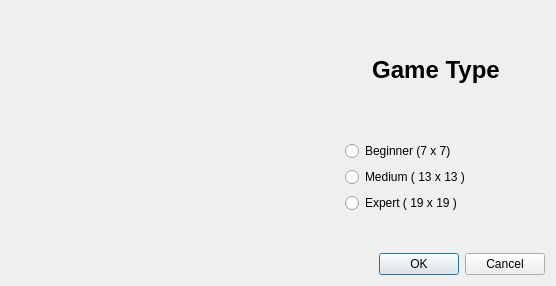
<?xml version="1.0" encoding="UTF-8"?>
<ui version="4.0">
 <class>GameSize</class>
 <widget class="QDialog" name="GameSize">
  <property name="geometry">
   <rect>
    <x>0</x>
    <y>0</y>
    <width>556</width>
    <height>286</height>
   </rect>
  </property>
  <property name="windowTitle">
   <string>Game Size</string>
  </property>
  <layout class="QVBoxLayout" name="verticalLayout">
   <item>
    <layout class="QHBoxLayout" name="horizontalLayout">
     <item>
      <widget class="QWidget" name="widget" native="true">
       <layout class="QHBoxLayout" name="horizontalLayout_4">
        <item>
         <layout class="QHBoxLayout" name="horizontalLayout_3">
          <item>
           <widget class="QWidget" name="main_widget" native="true">
            <property name="styleSheet">
             <string notr="true"/>
            </property>
           </widget>
          </item>
          <item>
           <widget class="QWidget" name="sidebar_widget" native="true">
            <property name="maximumSize">
             <size>
              <width>200</width>
              <height>16777215</height>
             </size>
            </property>
            <layout class="QVBoxLayout" name="verticalLayout_3">
             <item>
              <layout class="QVBoxLayout" name="verticalLayout_2">
               <item>
                <widget class="QLabel" name="logo">
                 <property name="maximumSize">
                  <size>
                   <width>16777215</width>
                   <height>50</height>
                  </size>
                 </property>
                 <property name="text">
                  <string>&lt;html&gt;&lt;head/&gt;&lt;body&gt;&lt;p align=&quot;center&quot;&gt;&lt;span style=&quot; font-size:18pt; font-weight:600;&quot;&gt;Game Type&lt;/span&gt;&lt;/p&gt;&lt;/body&gt;&lt;/html&gt;</string>
                 </property>
                </widget>
               </item>
               <item>
                <layout class="QVBoxLayout" name="verticalLayout_4">
                 <item>
                  <spacer name="verticalSpacer">
                   <property name="orientation">
                    <enum>Qt::Vertical</enum>
                   </property>
                   <property name="sizeType">
                    <enum>QSizePolicy::Fixed</enum>
                   </property>
                   <property name="sizeHint" stdset="0">
                    <size>
                     <width>20</width>
                     <height>40</height>
                    </size>
                   </property>
                  </spacer>
                 </item>
                 <item>
                  <widget class="QRadioButton" name="beginner_btn">
                   <property name="text">
                    <string>Beginner (7 x 7)</string>
                   </property>
                  </widget>
                 </item>
                 <item>
                  <widget class="QRadioButton" name="medium_btn">
                   <property name="text">
                    <string>Medium ( 13 x 13 )</string>
                   </property>
                  </widget>
                 </item>
                 <item>
                  <widget class="QRadioButton" name="expert_btn">
                   <property name="text">
                    <string>Expert ( 19 x 19 )</string>
                   </property>
                  </widget>
                 </item>
                </layout>
               </item>
              </layout>
             </item>
            </layout>
           </widget>
          </item>
         </layout>
        </item>
       </layout>
      </widget>
     </item>
    </layout>
   </item>
   <item>
    <widget class="QDialogButtonBox" name="buttonBox">
     <property name="orientation">
      <enum>Qt::Horizontal</enum>
     </property>
     <property name="standardButtons">
      <set>QDialogButtonBox::Cancel|QDialogButtonBox::Ok</set>
     </property>
    </widget>
   </item>
  </layout>
 </widget>
 <resources/>
 <connections>
  <connection>
   <sender>buttonBox</sender>
   <signal>accepted()</signal>
   <receiver>GameSize</receiver>
   <slot>accept()</slot>
   <hints>
    <hint type="sourcelabel">
     <x>248</x>
     <y>254</y>
    </hint>
    <hint type="destinationlabel">
     <x>157</x>
     <y>274</y>
    </hint>
   </hints>
  </connection>
  <connection>
   <sender>buttonBox</sender>
   <signal>rejected()</signal>
   <receiver>GameSize</receiver>
   <slot>reject()</slot>
   <hints>
    <hint type="sourcelabel">
     <x>316</x>
     <y>260</y>
    </hint>
    <hint type="destinationlabel">
     <x>286</x>
     <y>274</y>
    </hint>
   </hints>
  </connection>
 </connections>
</ui>
